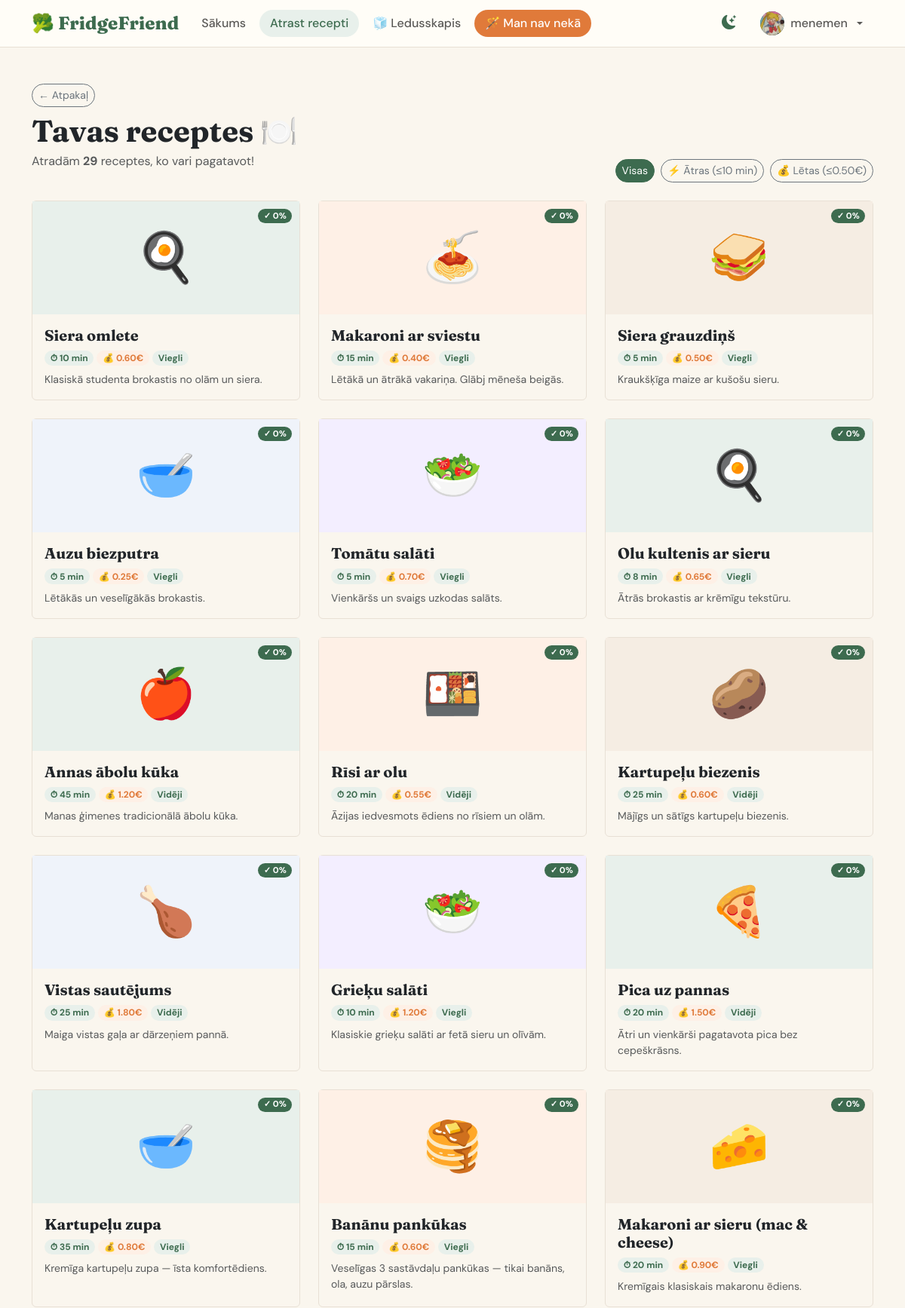
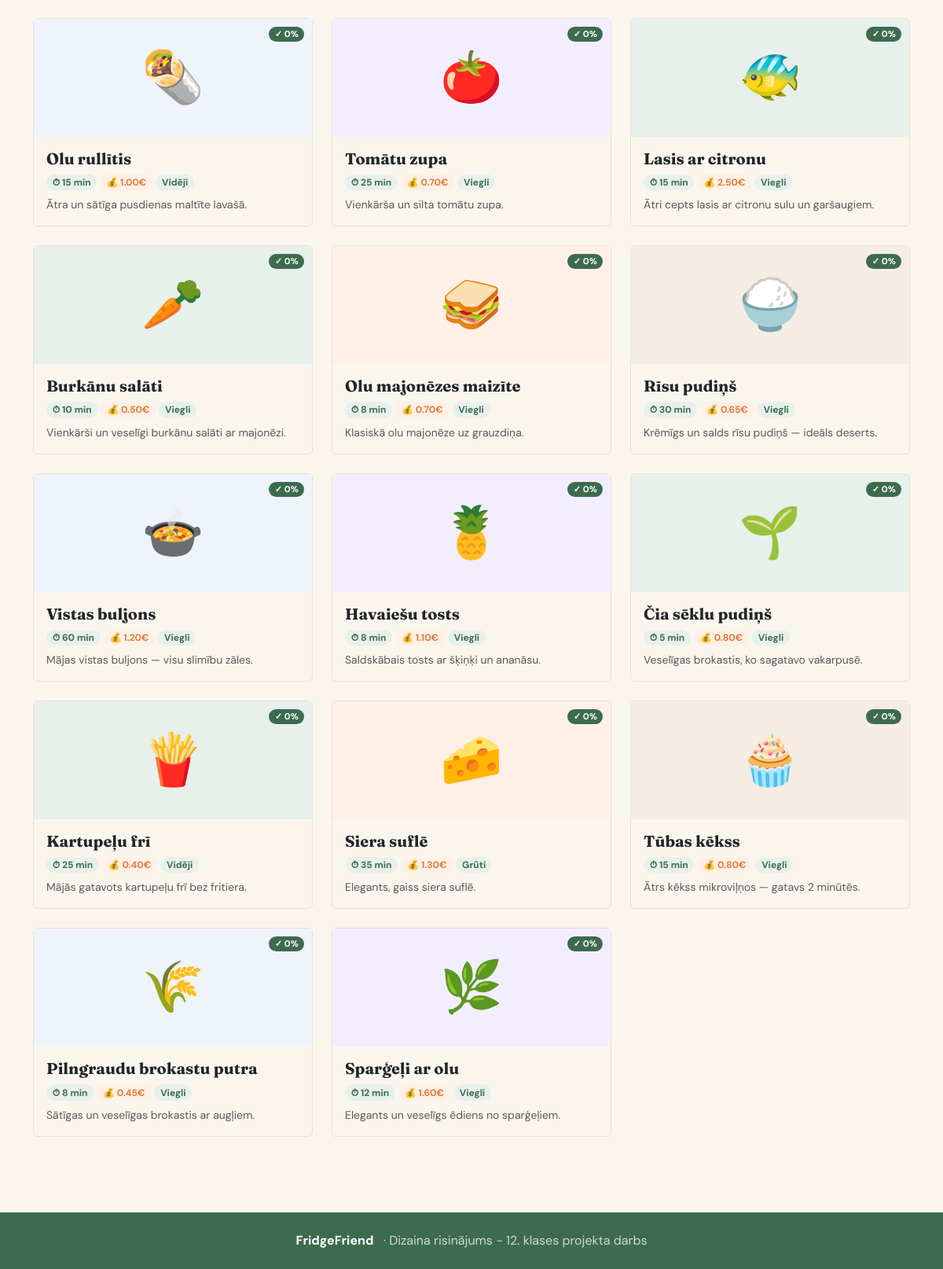
Screenshot of /receptes (signed in) with the database file from the repository (2 pictures, top to bottom).
### tables this page shows
CREATE TABLE users (
            id            INTEGER PRIMARY KEY AUTOINCREMENT,
            username      TEXT    UNIQUE NOT NULL,
            email         TEXT    UNIQUE NOT NULL,
            password_hash TEXT    NOT NULL,
            display_name  TEXT,
            bio           TEXT,
            profile_pic   TEXT,
            is_admin      INTEGER DEFAULT 0,
            created_at    TEXT    DEFAULT CURRENT_TIMESTAMP
        );

CREATE TABLE recipes (
            id           INTEGER PRIMARY KEY AUTOINCREMENT,
            name         TEXT    NOT NULL,
            emoji        TEXT    DEFAULT "🍽️",
            time_minutes INTEGER DEFAULT 15,
            cost_eur     REAL    DEFAULT 1.0,
            difficulty   TEXT    DEFAULT "Viegli",
            serves       TEXT    DEFAULT "1 porcija",
            tip          TEXT,
            description  TEXT,
            created_by   INTEGER,
            is_official  INTEGER DEFAULT 1,
            is_public    INTEGER DEFAULT 1,
            created_at   TEXT    DEFAULT CURRENT_TIMESTAMP,
            FOREIGN KEY(created_by) REFERENCES users(id) ON DELETE SET NULL
        );

### app.py (the view)
@app.route('/receptes', methods=['GET', 'POST'])
def receptes():
    selected = request.form.getlist('ingredients') if request.method == 'POST' else []
    results = recipes.search_by_ingredients(selected)
    return render_template('receptes.html', results=results, selected=selected)

### app.py (called while the page is built)
def get_current_user():
    if 'user_id' in session:
        return users.get_by_id(session['user_id'])
    return None

@app.context_processor
def inject_user():
    return dict(current_user=get_current_user())

### models.py (called while the page is built)
    def connect(self):
        conn = sqlite3.connect(self.path)
        conn.row_factory = sqlite3.Row
        conn.execute("PRAGMA foreign_keys = ON")
        return conn

    def fetchone(self, sql, params=()):
        conn = self.connect()
        try:
            return conn.execute(sql, params).fetchone()
        finally:
            conn.close()

    def fetchall(self, sql, params=()):
        conn = self.connect()
        try:
            return conn.execute(sql, params).fetchall()
        finally:
            conn.close()

    def get_by_id(self, uid):
        return self.db.fetchone("SELECT * FROM users WHERE id=?", (uid,))

    def get_all_public(self):
        return self.db.fetchall(
            """SELECT r.*,
                      (SELECT COUNT(*) FROM recipe_likes WHERE recipe_id=r.id) as like_count
               FROM recipes r WHERE r.is_public=1 AND r.is_official=1
               ORDER BY like_count DESC"""
        )

### templates/receptes.html (shortened to what this page needs)
{% extends "base.html" %}
{% block content %}
<div class="container-xl py-5">
  <div class="d-flex flex-wrap align-items-end justify-content-between gap-3 mb-4">
    <div>
      <a href="{{ url_for('sastavdalas') }}" class="btn btn-outline-secondary btn-sm btn-pill mb-2">← Atpakaļ</a>
      <h1 class="ff-display fw-bold mb-1">Tavas receptes 🍽️</h1>
      <p class="text-muted">Atradām <strong>{{ results|length }}</strong> receptes, ko vari pagatavot!</p>
    </div>
    <div class="d-flex gap-2 flex-wrap">
      <button onclick="filterR('all',this)" class="btn btn-primary btn-sm btn-pill active-filter">Visas</button>
      <button onclick="filterR('quick',this)" class="btn btn-outline-secondary btn-sm btn-pill">⚡ Ātras (≤10 min)</button>
      <button onclick="filterR('cheap',this)" class="btn btn-outline-secondary btn-sm btn-pill">💰 Lētas (≤0.50€)</button>
    </div>
  </div>
  {% if not results %}
  <div class="text-center py-5">
    <div style="font-size:4rem" class="mb-3">😔</div>
    <h3 class="ff-display">Nav piemērotu recepšu</h3>
    <p class="text-muted">Mēģini atzīmēt vairāk sastāvdaļu.</p>
    <a href="{{ url_for('mann_nav') }}" class="btn btn-orange btn-pill mt-2">Skatīt lētākās receptes</a>
  </div>
  {% else %}
  <div class="row g-4" id="results-grid">
    {% set colors = ['green','orange','brown','blue','purple','green'] %}
    {% for item in results %}
    <div class="col-md-4 result-card" data-time="{{ item.recipe.time_minutes }}" data-cost="{{ item.recipe.cost_eur }}">
      <a href="{{ url_for('recepte', recipe_id=item.recipe.id) }}?selected={{ selected|join(',') }}" class="card ff-recipe-card h-100">
        <div class="ff-emoji-area {{ colors[loop.index0 % 6] }}">
          {{ item.recipe.emoji }}
          <span class="badge rounded-pill badge-match">✓ {{ item.match }}%</span>
        </div>
        <div class="card-body">
          <h5 class="ff-display fw-bold mb-2">{{ item.recipe.name }}</h5>
          <div class="d-flex flex-wrap gap-1 mb-2">
            <span class="badge rounded-pill" style="background:var(--ff-green-pale);color:var(--ff-green)">⏱ {{ item.recipe.time_minutes }} min</span>
            <span class="badge rounded-pill" style="background:var(--ff-orange-pale);color:var(--ff-orange)">💰 {{ "%.2f"|format(item.recipe.cost_eur) }}€</span>
            <span class="badge rounded-pill" style="background:var(--ff-green-pale);color:var(--ff-green)">{{ item.recipe.difficulty }}</span>
          </div>
          <p class="text-muted small mb-0">{{ item.recipe.description }}</p>
        </div>
      </a>
    </div>
    {% endfor %}
  </div>
  {% endif %}
</div>
{% endblock %}

### templates/base.html (shortened to what this page needs)
<!DOCTYPE html>
<html lang="lv" data-bs-theme="light">
<head>
  <link href="https://cdn.jsdelivr.net/npm/bootstrap@5.3.3/dist/css/bootstrap.min.css" rel="stylesheet">
  <link href="https://cdn.jsdelivr.net/npm/bootstrap-icons@1.11.3/font/bootstrap-icons.min.css" rel="stylesheet">
  <link rel="stylesheet" href="{{ url_for('static', filename='style.css') }}">
</head>
<body class="page-fade">
<nav class="navbar navbar-expand-lg sticky-top">
  <div class="container-xl">
    <a class="navbar-brand" href="{{ url_for('sakums') }}">🥦 FridgeFriend</a>
    <div class="collapse navbar-collapse" id="navMenu">
      <ul class="navbar-nav me-auto gap-1">
        <li class="nav-item">
          <a class="nav-link {% if request.endpoint=='sakums' %}active{% endif %}" href="{{ url_for('sakums') }}">Sākums</a>
        </li>
        <li class="nav-item">
          <a class="nav-link {% if request.endpoint in ['sastavdalas','receptes','recepte'] %}active{% endif %}" href="{{ url_for('sastavdalas') }}">Atrast recepti</a>
        </li>
        <li class="nav-item">
          <a class="nav-link {% if request.endpoint=='mans_ledusskapis' %}active{% endif %}" href="{{ url_for('mans_ledusskapis') }}">🧊 Ledusskapis</a>
        </li>
        <li class="nav-item">
          <a class="nav-link btn-orange {% if request.endpoint=='mann_nav' %}active{% endif %}" href="{{ url_for('mann_nav') }}">🪄 Man nav nekā</a>
        </li>
      </ul>
      <ul class="navbar-nav align-items-center gap-2">
        <li class="nav-item">
          <button id="darkToggle" title="Tumšais/gaišais režīms">
            <i class="bi bi-moon-stars-fill" id="darkIcon"></i>
          </button>
        </li>
        {% if current_user %}
        <li class="nav-item dropdown">
          <a class="nav-link dropdown-toggle d-flex align-items-center gap-2" href="#" data-bs-toggle="dropdown">
            <div class="nav-avatar">
              {% if current_user.profile_pic %}
                <img src="{{ url_for('static', filename='uploads/avatars/' + current_user.profile_pic) }}" alt="">
              {% else %}
                {{ (current_user.display_name or current_user.username)[0].upper() }}
              {% endif %}
            </div>
            <span class="d-none d-lg-inline">{{ current_user.display_name or current_user.username }}</span>
          </a>
        </li>
        {% else %}
        <li class="nav-item"><a class="nav-link" href="{{ url_for('login') }}">Pieslēgties</a></li>
        <li class="nav-item"><a class="btn btn-primary btn-sm btn-pill px-3" href="{{ url_for('register') }}">Reģistrēties</a></li>
        {% endif %}
      </ul>
    </div>
  </div>
</nav>
{% block content %}{% endblock %}
<footer class="py-4 mt-5">
  <div class="container-xl text-center">
    <strong class="text-white">FridgeFriend</strong>
    <span class="ms-2">·  Dizaina risinājums - 12. klases projekta darbs </span>
  </div>
</footer>
</body>
</html>

### static/style.css (style rules this page uses)
:root { --ff-green: #3D6B4F; --ff-green-light: #5A8C6A; --ff-green-pale: #E8F0EB; --ff-orange: #E07A3A; --ff-orange-pale: #FEF0E6; --ff-cream: #FAF6EE; --ff-border: #E8E0D5; --bs-primary: #3D6B4F; --bs-primary-rgb: 61,107,79; --bs-body-font-family: 'DM Sans', sans-serif; --bs-body-bg: #FAF6EE; }
.ff-display { font-family: 'Fraunces', serif; }
.navbar-brand { font-family: 'Fraunces', serif; font-size: 1.5rem; font-weight: 800; color: var(--ff-green) !important; }
.navbar { background: #fffdf7; border-bottom: 1.5px solid var(--ff-border); }
.nav-link { font-weight: 500; border-radius: 50px; padding: 6px 14px !important; transition: all .15s; }
.nav-link:hover, .nav-link.active { background: var(--ff-green-pale); color: var(--ff-green) !important; }
.nav-link.btn-orange { background: var(--ff-orange); color: #fff !important; border-radius: 50px; }
.btn-primary { background: var(--ff-green); border-color: var(--ff-green); }
.btn-orange { background: var(--ff-orange); border-color: var(--ff-orange); color: #fff; }
.btn-pill { border-radius: 50px !important; }
.ff-recipe-card { border: 1.5px solid var(--ff-border); transition: transform .2s, box-shadow .2s; cursor: pointer; text-decoration: none; color: inherit; }
.ff-emoji-area { height: 150px; display: flex; align-items: center; justify-content: center; font-size: 4rem; position: relative; }
.ff-emoji-area.green { background: var(--ff-green-pale); }
.ff-emoji-area.orange { background: var(--ff-orange-pale); }
.ff-emoji-area.brown { background: #F5EDE3; }
.ff-emoji-area.blue { background: #EFF3FA; }
.ff-emoji-area.purple { background: #F3EEFF; }
.badge-match { background: var(--ff-green); color: #fff; font-size: .7rem; position: absolute; top: 10px; right: 10px; }
#darkToggle { cursor: pointer; font-size: 1.2rem; background: none; border: none; color: var(--ff-green); padding: 6px 10px; border-radius: 50px; }
footer { background: var(--ff-green); color: rgba(255,255,255,.75); }
.page-fade { animation: pageFade .3s ease; }
.nav-avatar { width: 32px; height: 32px; border-radius: 50%; background: var(--ff-green); color: #fff; font-weight: 700; font-size: .8rem; display: inline-flex; align-items: center; justify-content: center; overflow: hidden; }
.nav-avatar img { width: 100%; height: 100%; object-fit: cover; }

### rows the page displays
users: profile_pic (picture), display_name+username "menemen"
recipes: recipe.emoji "🍳", recipe.name "Siera omlete", recipe.time_minutes "10", recipe.cost_eur "0.60", recipe.difficulty "Viegli", recipe.description "Klasiskā studenta brokastis no olām un siera."
recipes: recipe.emoji "🍝", recipe.name "Makaroni ar sviestu", recipe.time_minutes "15", recipe.cost_eur "0.40", recipe.difficulty "Viegli", recipe.description "Lētākā un ātrākā vakariņa. Glābj mēneša beigās."
recipes: recipe.emoji "🥪", recipe.name "Siera grauzdiņš", recipe.time_minutes "5", recipe.cost_eur "0.50", recipe.difficulty "Viegli", recipe.description "Kraukšķīga maize ar kušošu sieru."
recipes: recipe.emoji "🥣", recipe.name "Auzu biezputra", recipe.time_minutes "5", recipe.cost_eur "0.25", recipe.difficulty "Viegli", recipe.description "Lētākās un veselīgākās brokastis."
recipes: recipe.emoji "🥗", recipe.name "Tomātu salāti", recipe.time_minutes "5", recipe.cost_eur "0.70", recipe.difficulty "Viegli", recipe.description "Vienkāršs un svaigs uzkodas salāts."
recipes: recipe.emoji "🍳", recipe.name "Olu kultenis ar sieru", recipe.time_minutes "8", recipe.cost_eur "0.65", recipe.difficulty "Viegli", recipe.description "Ātrās brokastis ar krēmīgu tekstūru."
recipes: recipe.emoji "🍎", recipe.name "Annas ābolu kūka", recipe.time_minutes "45", recipe.cost_eur "1.20", recipe.difficulty "Vidēji", recipe.description "Manas ģimenes tradicionālā ābolu kūka."
recipes: recipe.emoji "🍱", recipe.name "Rīsi ar olu", recipe.time_minutes "20", recipe.cost_eur "0.55", recipe.difficulty "Vidēji", recipe.description "Āzijas iedvesmots ēdiens no rīsiem un olām."
recipes: recipe.emoji "🥔", recipe.name "Kartupeļu biezenis", recipe.time_minutes "25", recipe.cost_eur "0.60", recipe.difficulty "Vidēji", recipe.description "Mājīgs un sātīgs kartupeļu biezenis."
recipes: recipe.emoji "🍗", recipe.name "Vistas sautējums", recipe.time_minutes "25", recipe.cost_eur "1.80", recipe.difficulty "Vidēji", recipe.description "Maiga vistas gaļa ar dārzeņiem pannā."
recipes: recipe.emoji "🥗", recipe.name "Grieķu salāti", recipe.time_minutes "10", recipe.cost_eur "1.20", recipe.difficulty "Viegli", recipe.description "Klasiskie grieķu salāti ar fetā sieru un olīvām."
recipes: recipe.emoji "🍕", recipe.name "Pica uz pannas", recipe.time_minutes "20", recipe.cost_eur "1.50", recipe.difficulty "Vidēji", recipe.description "Ātri un vienkārši pagatavota pica bez cepeškrāsns."
recipes: recipe.emoji "🥣", recipe.name "Kartupeļu zupa", recipe.time_minutes "35", recipe.cost_eur "0.80", recipe.difficulty "Viegli", recipe.description "Kremīga kartupeļu zupa — īsta komfortēdiens."
recipes: recipe.emoji "🥞", recipe.name "Banānu pankūkas", recipe.time_minutes "15", recipe.cost_eur "0.60", recipe.difficulty "Viegli", recipe.description "Veselīgas 3 sastāvdaļu pankūkas — tikai banāns, ola, auzu pārslas."
recipes: recipe.emoji "🧀", recipe.name "Makaroni ar sieru (mac & cheese)", recipe.time_minutes "20", recipe.cost_eur "0.90", recipe.difficulty "Viegli", recipe.description "Kremīgais klasiskais makaronu ēdiens."
recipes: recipe.emoji "🌯", recipe.name "Olu rullītis", recipe.time_minutes "15", recipe.cost_eur "1.00", recipe.difficulty "Vidēji", recipe.description "Ātra un sātīga pusdienas maltīte lavašā."
recipes: recipe.emoji "🍅", recipe.name "Tomātu zupa", recipe.time_minutes "25", recipe.cost_eur "0.70", recipe.difficulty "Viegli", recipe.description "Vienkārša un silta tomātu zupa."
recipes: recipe.emoji "🐠", recipe.name "Lasis ar citronu", recipe.time_minutes "15", recipe.cost_eur "2.50", recipe.difficulty "Viegli", recipe.description "Ātri cepts lasis ar citronu sulu un garšaugiem."
recipes: recipe.emoji "🥕", recipe.name "Burkānu salāti", recipe.time_minutes "10", recipe.cost_eur "0.50", recipe.difficulty "Viegli", recipe.description "Vienkārši un veselīgi burkānu salāti ar majonēzi."
recipes: recipe.emoji "🥪", recipe.name "Olu majonēzes maizīte", recipe.time_minutes "8", recipe.cost_eur "0.70", recipe.difficulty "Viegli", recipe.description "Klasiskā olu majonēze uz grauzdiņa."
recipes: recipe.emoji "🍚", recipe.name "Rīsu pudiņš", recipe.time_minutes "30", recipe.cost_eur "0.65", recipe.difficulty "Viegli", recipe.description "Krēmīgs un salds rīsu pudiņš — ideāls deserts."
recipes: recipe.emoji "🍲", recipe.name "Vistas buljons", recipe.time_minutes "60", recipe.cost_eur "1.20", recipe.difficulty "Viegli", recipe.description "Mājas vistas buljons — visu slimību zāles."
recipes: recipe.emoji "🍍", recipe.name "Havaiešu tosts", recipe.time_minutes "8", recipe.cost_eur "1.10", recipe.difficulty "Viegli", recipe.description "Saldskābais tosts ar šķiņķi un ananāsu."
recipes: recipe.emoji "🌱", recipe.name "Čia sēklu pudiņš", recipe.time_minutes "5", recipe.cost_eur "0.80", recipe.difficulty "Viegli", recipe.description "Veselīgas brokastis, ko sagatavo vakarpusē."
recipes: recipe.emoji "🍟", recipe.name "Kartupeļu frī", recipe.time_minutes "25", recipe.cost_eur "0.40", recipe.difficulty "Vidēji", recipe.description "Mājās gatavots kartupeļu frī bez fritiera."
recipes: recipe.emoji "🧀", recipe.name "Siera suflē", recipe.time_minutes "35", recipe.cost_eur "1.30", recipe.difficulty "Grūti", recipe.description "Elegants, gaiss siera suflē."
recipes: recipe.emoji "🧁", recipe.name "Tūbas kēkss", recipe.time_minutes "15", recipe.cost_eur "0.80", recipe.difficulty "Viegli", recipe.description "Ātrs kēkss mikroviļņos — gatavs 2 minūtēs."
recipes: recipe.emoji "🌾", recipe.name "Pilngraudu brokastu putra", recipe.time_minutes "8", recipe.cost_eur "0.45", recipe.difficulty "Viegli", recipe.description "Sātīgas un veselīgas brokastis ar augļiem."
recipes: recipe.emoji "🌿", recipe.name "Sparģeļi ar olu", recipe.time_minutes "12", recipe.cost_eur "1.60", recipe.difficulty "Viegli", recipe.description "Elegants un veselīgs ēdiens no sparģeļiem."

### other values shown
{{ results|length }} "29"
{{ item.match }} "0" "0" "0" "0" "0" "0" "0" "0" "0" "0" "0" "0" "0" "0" "0" "0" "0" "0" "0" "0" "0" "0" "0" "0" "0" "0" "0" "0" "0"
